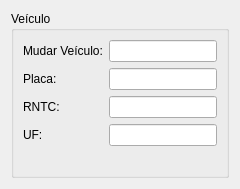
         <widget class="QWidget" name="tab_14">
          <attribute name="title">
           <string>Veículo</string>
          </attribute>
          <layout class="QGridLayout" name="gridLayout_56">
           <item row="0" column="0">
            <widget class="QGroupBox" name="groupBox_17">
             <property name="title">
              <string>Veículo</string>
             </property>
             <layout class="QGridLayout" name="gridLayout_50">
              <item row="0" column="0">
               <layout class="QGridLayout" name="gridLayout_39">
                <item row="0" column="0">
                 <widget class="QLabel" name="label_25">
                  <property name="text">
                   <string>Mudar Veículo:</string>
                  </property>
                 </widget>
                </item>
                <item row="0" column="1">
                 <widget class="ItemBox" name="itemBoxVeiculo"/>
                </item>
                <item row="1" column="0">
                 <widget class="QLabel" name="label_72">
                  <property name="text">
                   <string>Placa:</string>
                  </property>
                 </widget>
                </item>
                <item row="1" column="1">
                 <widget class="QLineEdit" name="lineEditTransportadorPlaca"/>
                </item>
                <item row="2" column="0">
                 <widget class="QLabel" name="label_85">
                  <property name="text">
                   <string>RNTC:</string>
                  </property>
                 </widget>
                </item>
                <item row="2" column="1">
                 <widget class="QLineEdit" name="lineEditTransportadorRntc"/>
                </item>
                <item row="3" column="0">
                 <widget class="QLabel" name="label_86">
                  <property name="text">
                   <string>UF:</string>
                  </property>
                 </widget>
                </item>
                <item row="3" column="1">
                 <widget class="QLineEdit" name="lineEditTransportadorUfPlaca"/>
                </item>
               </layout>
              </item>
              <item row="1" column="0">
               <spacer name="horizontalSpacer_3">
                <property name="orientation">
                 <enum>Qt::Horizontal</enum>
                </property>
                <property name="sizeHint" stdset="0">
                 <size>
                  <width>40</width>
                  <height>20</height>
                 </size>
                </property>
               </spacer>
              </item>
             </layout>
            </widget>
           </item>
          </layout>
         </widget>
